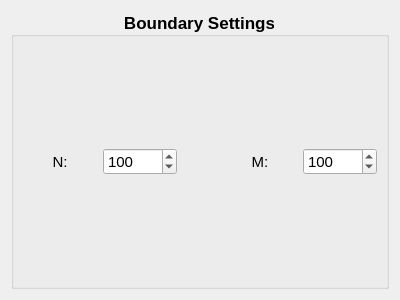
<?xml version="1.0" encoding="UTF-8"?>
<ui version="4.0">
 <class>group_box</class>
 <widget class="QWidget" name="group_box">
  <property name="geometry">
   <rect>
    <x>0</x>
    <y>0</y>
    <width>400</width>
    <height>300</height>
   </rect>
  </property>
  <property name="windowTitle">
   <string>Form</string>
  </property>
  <layout class="QHBoxLayout" name="horizontalLayout">
   <item>
    <widget class="QGroupBox" name="layout">
     <property name="font">
      <font>
       <pointsize>13</pointsize>
       <weight>75</weight>
       <bold>true</bold>
       <stylestrategy>PreferAntialias</stylestrategy>
      </font>
     </property>
     <property name="toolTip">
      <string>Adjust boundary related settings here.</string>
     </property>
     <property name="title">
      <string>Boundary Settings</string>
     </property>
     <property name="alignment">
      <set>Qt::AlignCenter</set>
     </property>
     <property name="flat">
      <bool>false</bool>
     </property>
     <layout class="QHBoxLayout" name="horizontalLayout_2">
      <item>
       <widget class="QLabel" name="N_label">
        <property name="font">
         <font>
          <pointsize>11</pointsize>
          <weight>50</weight>
          <bold>false</bold>
         </font>
        </property>
        <property name="text">
         <string>N:</string>
        </property>
        <property name="alignment">
         <set>Qt::AlignCenter</set>
        </property>
       </widget>
      </item>
      <item>
       <widget class="QSpinBox" name="N_spinbox">
        <property name="font">
         <font>
          <pointsize>11</pointsize>
          <weight>50</weight>
          <bold>false</bold>
         </font>
        </property>
        <property name="minimum">
         <number>4</number>
        </property>
        <property name="maximum">
         <number>10000</number>
        </property>
        <property name="singleStep">
         <number>2</number>
        </property>
        <property name="value">
         <number>100</number>
        </property>
       </widget>
      </item>
      <item>
       <spacer name="spacer">
        <property name="orientation">
         <enum>Qt::Horizontal</enum>
        </property>
        <property name="sizeType">
         <enum>QSizePolicy::Preferred</enum>
        </property>
        <property name="sizeHint" stdset="0">
         <size>
          <width>40</width>
          <height>20</height>
         </size>
        </property>
       </spacer>
      </item>
      <item>
       <widget class="QLabel" name="M_label">
        <property name="font">
         <font>
          <pointsize>11</pointsize>
          <weight>50</weight>
          <bold>false</bold>
         </font>
        </property>
        <property name="text">
         <string>M:</string>
        </property>
        <property name="alignment">
         <set>Qt::AlignCenter</set>
        </property>
       </widget>
      </item>
      <item>
       <widget class="QSpinBox" name="M_spinbox">
        <property name="font">
         <font>
          <pointsize>11</pointsize>
          <weight>50</weight>
          <bold>false</bold>
         </font>
        </property>
        <property name="minimum">
         <number>4</number>
        </property>
        <property name="maximum">
         <number>10000</number>
        </property>
        <property name="singleStep">
         <number>2</number>
        </property>
        <property name="value">
         <number>100</number>
        </property>
       </widget>
      </item>
     </layout>
    </widget>
   </item>
  </layout>
 </widget>
 <resources/>
 <connections/>
</ui>
